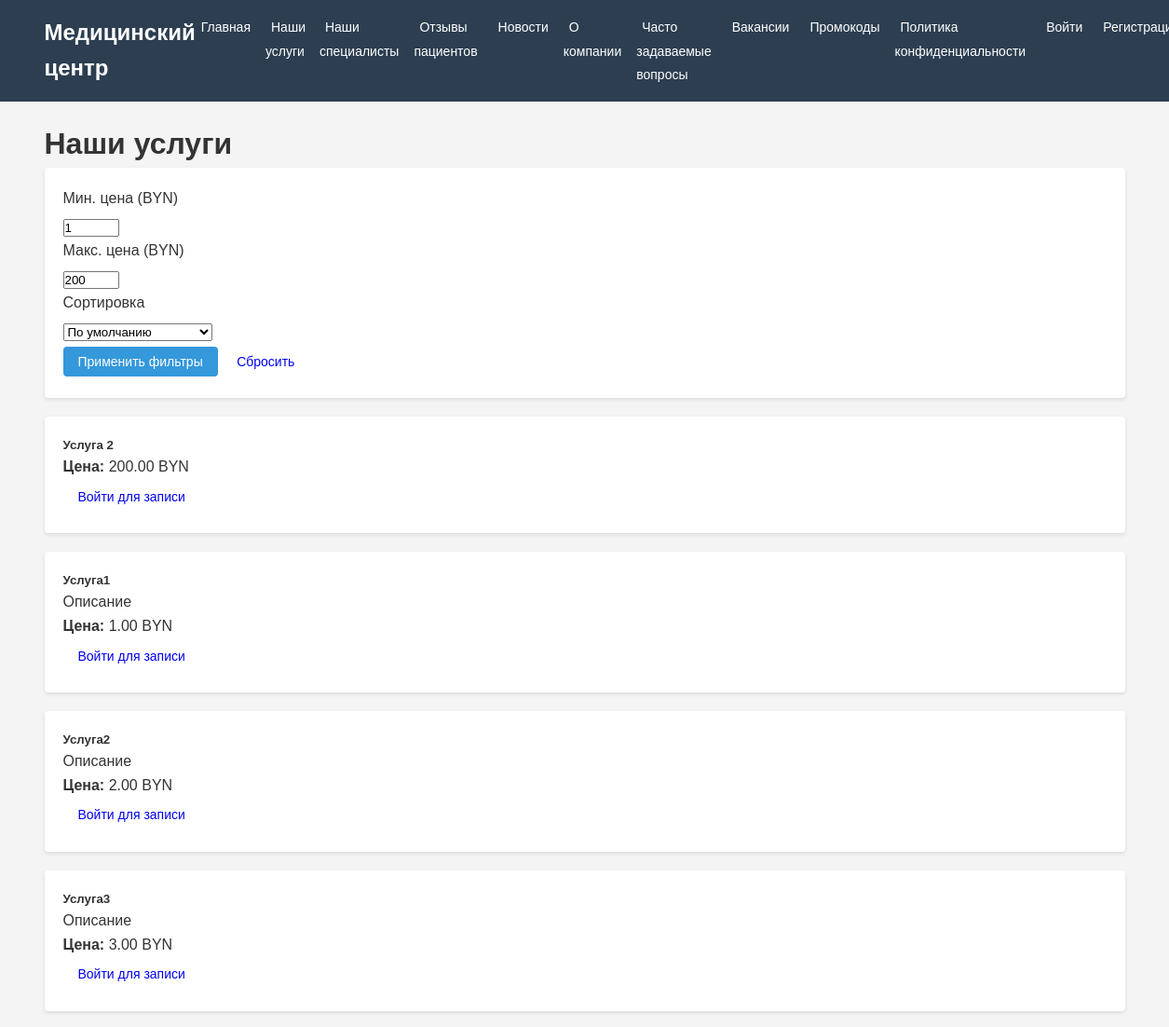
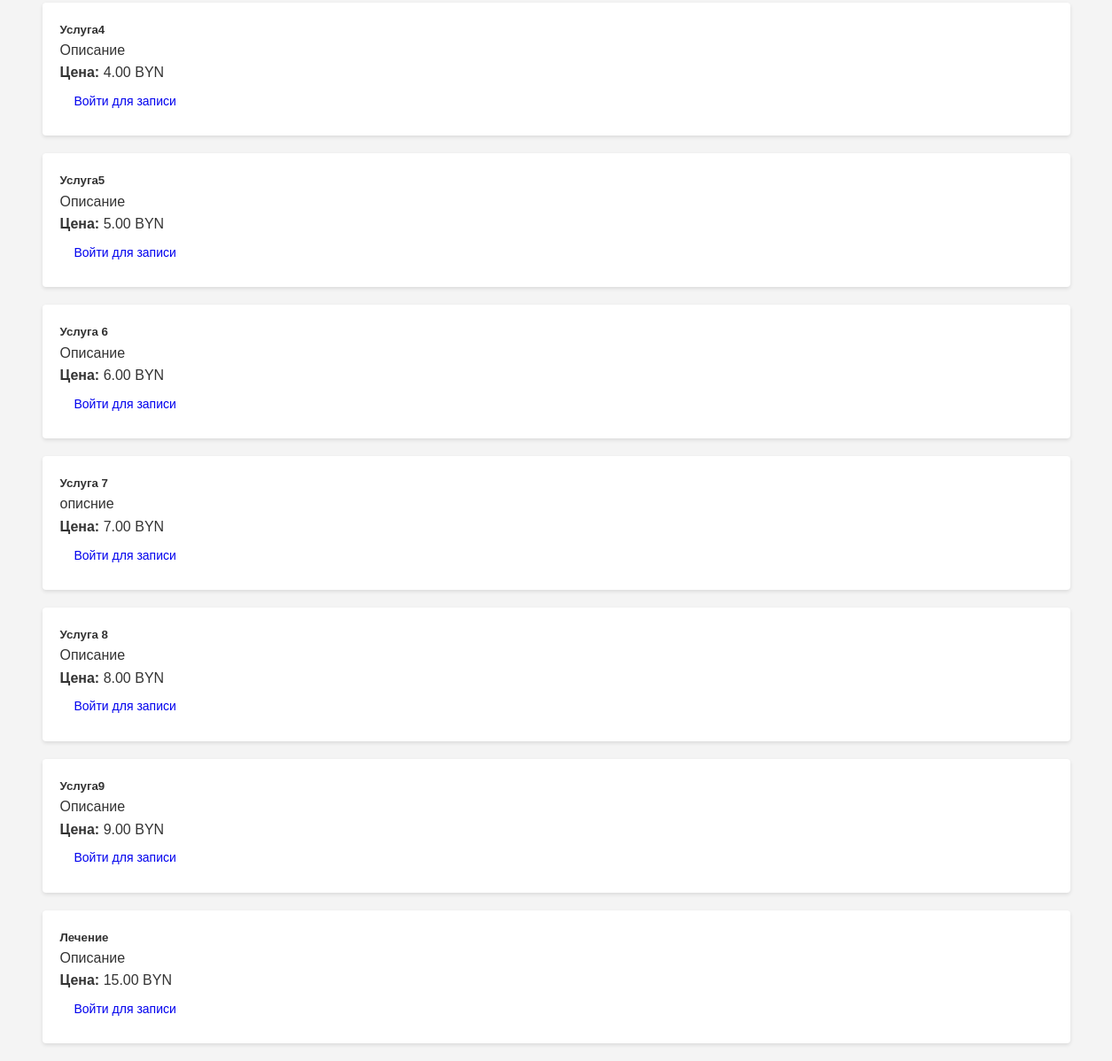
Page /services/ on the committed database (2 pictures, top to bottom).
### myapp/models.py (models this page shows, shortened)
class Service(models.Model):
    name = models.CharField(max_length=200)
    doctor = models.ForeignKey(Doctor, on_delete=models.CASCADE, related_name='services', null=True, blank=True)
    price = models.DecimalField(max_digits=10, decimal_places=2)
    duration_minutes = models.PositiveIntegerField()
    description = models.TextField()
    created_at = models.DateTimeField(auto_now_add=True)
    updated_at = models.DateTimeField(auto_now=True)

### myapp/views.py (the view)
# urls.py: path('services/', views.ServiceListView.as_view(), name='services'),
class ServiceListView(ListView):
    model = Service
    template_name = 'services.html'
    context_object_name = 'services'
    def get_queryset(self):
        queryset = Service.objects.all()
        min_price = self.request.GET.get('min_price')
        max_price = self.request.GET.get('max_price')
        if min_price:
            queryset = queryset.filter(price__gte=min_price)
        if max_price:
            queryset = queryset.filter(price__lte=max_price)
        sort_by = self.request.GET.get('sort')
        if sort_by == 'price_asc':
            queryset = queryset.order_by('price')
        elif sort_by == 'price_desc':
            queryset = queryset.order_by('-price')
        elif sort_by == 'popular':
            queryset = queryset.annotate(
                appointment_count=Count('appointments')
            ).order_by('-appointment_count')
        return queryset
    def get_context_data(self, **kwargs):
        context = super().get_context_data(**kwargs)
        min_price = Service.objects.aggregate(Min('price'))['price__min']
        max_price = Service.objects.aggregate(Max('price'))['price__max']
        context.update({
            'min_price': min_price,
            'max_price': max_price,
            'current_min_price': self.request.GET.get('min_price', min_price),
            'current_max_price': self.request.GET.get('max_price', max_price),
            'current_sort': self.request.GET.get('sort', ''),
        })
        return context

### templates/services.html (shortened to what this page needs)
{% extends 'base.html' %}
{% load static %}
{% block content %}
<div class="container mt-4">
    <h1 class="mb-4">Наши услуги</h1>
    <div class="card mb-4">
        <div class="card-body">
            <form method="get" class="row g-3">
                <div class="col-md-4">
                    <label for="min_price" class="form-label">Мин. цена (BYN)</label>
                    <input type="number" class="form-control" id="min_price" name="min_price"
                           value="{{ current_min_price }}" min="{{ min_price }}" max="{{ max_price }}">
                </div>
                <div class="col-md-4">
                    <label for="max_price" class="form-label">Макс. цена (BYN)</label>
                    <input type="number" class="form-control" id="max_price" name="max_price"
                           value="{{ current_max_price }}" min="{{ min_price }}" max="{{ max_price }}">
                </div>
                <div class="col-md-4">
                    <label for="sort" class="form-label">Сортировка</label>
                    <select class="form-select" id="sort" name="sort">
                        <option value="">По умолчанию</option>
                    </select>
                </div>
                <div class="col-12">
                    <button type="submit" class="btn btn-primary">Применить фильтры</button>
                    <a href="{% url 'services' %}" class="btn btn-secondary">Сбросить</a>
                </div>
            </form>
        </div>
    </div>
    <div class="row">
        {% for service in services %}
        <div class="col-md-4 mb-4">
            <div class="card h-100">
                <div class="card-body">
                    <h5 class="card-title">{{ service.name }}</h5>
                    <p class="card-text">{{ service.description }}</p>
                    <p class="card-text"><strong>Цена:</strong> {{ service.price }} BYN</p>
                    {% if user.is_authenticated %}
                    <a href="{% url 'create_appointment' %}?service_id={{ service.id }}" class="btn btn-primary">Записаться</a>
                    {% else %}
                    <a href="{% url 'login' %}" class="btn btn-secondary">Войти для записи</a>
                    {% endif %}
                </div>
            </div>
        </div>
        {% empty %}
        <div class="col-12">
            <div class="alert alert-info">
                Услуги по вашему запросу не найдены.
            </div>
        </div>
        {% endfor %}
    </div>
</div>
{% endblock %}

### templates/base.html (style rules this page uses)
* { margin: 0; padding: 0; box-sizing: border-box; }
body { font-family: Arial, sans-serif; line-height: 1.6; color: #333; background-color: #f4f4f4; }
.btn { display: inline-block; padding: 8px 16px; border: none; border-radius: 4px; cursor: pointer; text-decoration: none; font-size: 14px; }
.btn-primary { background-color: #3498db; color: white; }
.card { background: white; border-radius: 4px; box-shadow: 0 2px 4px rgba(0,0,0,0.1); padding: 20px; margin-bottom: 20px; }
.form-label { display: block; margin-bottom: 5px; font-weight: bold; }

### templates/services.html (style rules this page uses)
.form-label { font-weight: 500; }
.card { transition: transform 0.2s; }

### rows in the picture
Service: name "Услуга 2", price "200.00"
Service: name "Услуга1", description "Описание", price "1.00"
Service: name "Услуга2", description "Описание", price "2.00"
Service: name "Услуга3", description "Описание", price "3.00"
Service: name "Услуга4", description "Описание", price "4.00"
Service: name "Услуга5", description "Описание", price "5.00"
Service: name "Услуга 6", description "Описание", price "6.00"
Service: name "Услуга 7", description "описние", price "7.00"
Service: name "Услуга 8", description "Описание", price "8.00"
Service: name "Услуга9", description "Описание", price "9.00"
Service: name "Лечение", description "Описание", price "15.00"
